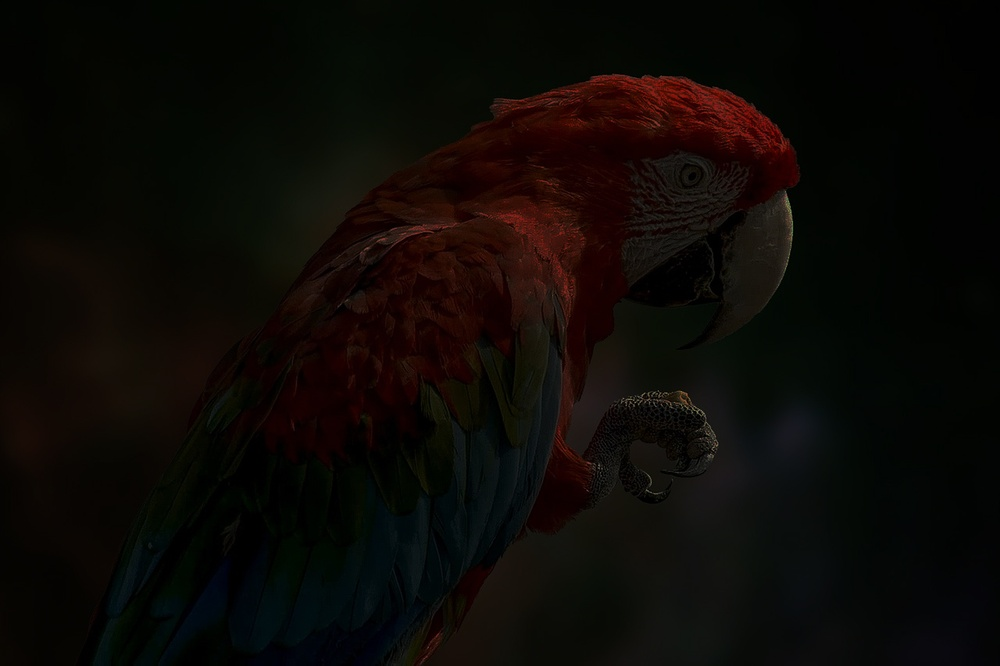
#> input picture parrot.jpg, 1000 x 666 px, shrunk from 1280 x 853 before the run
$ jupyter execute Histogram.ipynb
#> lines starting #> are read from the running program, lines starting #| are printed output that depends on the picture
# Ex. No: 03
## Histogram Equalization Using OpenCV (Grayscale & Color Images)

**Name :** _____C.Shrenidhi______________    **Reg. No : 212223040196**    **Slot No :** ______ 26OD2199_____________

### Write a Python program using OpenCV to perform histogram equalization on the given grayscale image **"parrot.jpg"**.

The program should:

- Import the required libraries (**OpenCV, NumPy, Matplotlib**).
- Read the image **"parrot.jpg"** in **grayscale** format.
- Display the grayscale image and plot its histogram.
- Perform **histogram equalization** on the grayscale image using `cv2.equalizeHist()` to enhance its contrast.
- Using Matplotlib, display the following in a **2 × 2 grid layout**:
  - Original Grayscale Image
  - Histogram of Original Image
  - Enhanced (Equalized) Image
  - Histogram of Enhanced Image

[cell 1]
# Import required libraries
import cv2
import numpy as np
import matplotlib.pyplot as plt

[cell 2]
# Read the image in grayscale format
img = cv2.imread("parrot.jpg", cv2.IMREAD_GRAYSCALE)
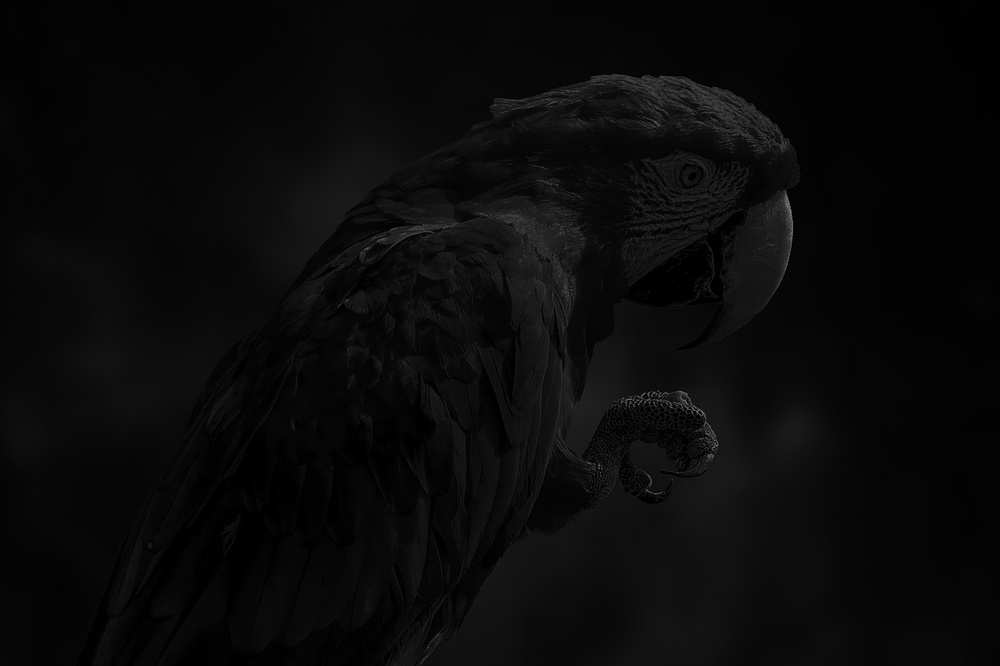
#> img: shape (666, 1000); min 0, max 144, mean 9.7

[cell 3]
# Display the grayscale image.

plt.imshow(img, cmap='gray')
plt.title("Original Grayscale Image")
plt.axis("off")
plt.show()

[cell 4]
# Plot the histogram of the grayscale image

plt.hist(img.ravel(), 256,range=[0, 256])
plt.title("Histogram of Original Image")
plt.xlabel("Pixel Intensity")
plt.ylabel("Frequency")
plt.show()
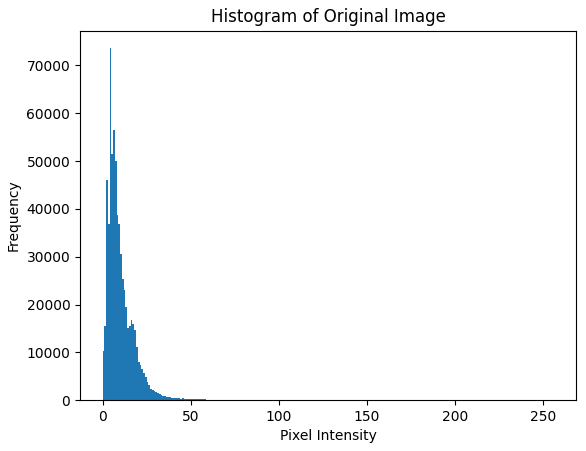
#> figure drawn by matplotlib, 1 panel; tallest bar 73601 high, from x = 4 to 5

[cell 5]
# Perform histogram equalization

equalized = cv2.equalizeHist(img)
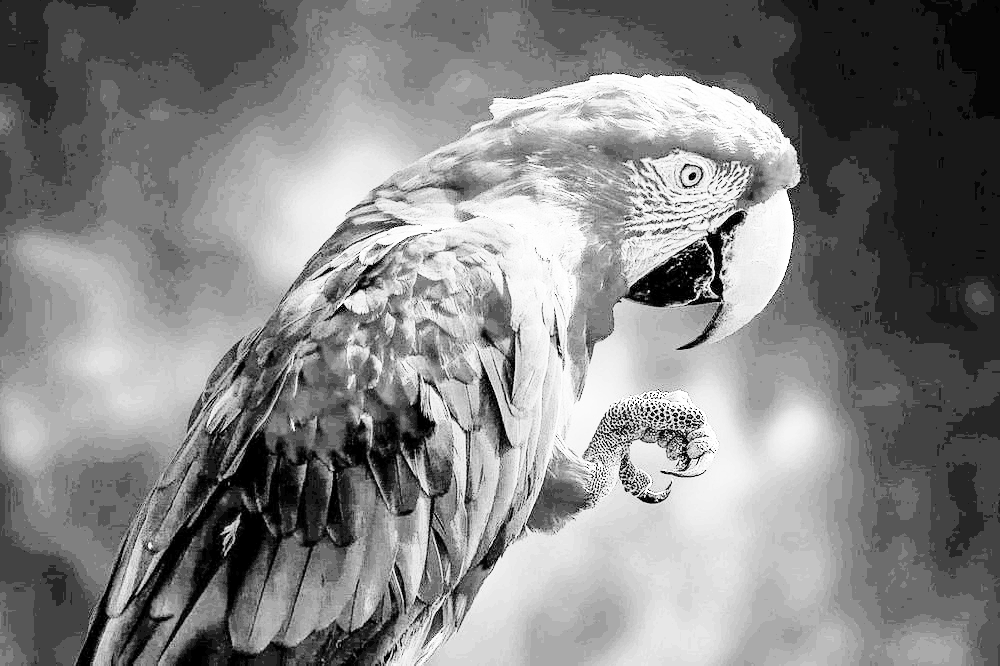
#> equalized: shape (666, 1000); min 0, max 255, mean 132.7

[cell 6]
plt.subplot(2, 2, 3)
plt.imshow(equalized, cmap='gray')
plt.title("Enhanced Equalized Image")
plt.axis("off")

[cell 7]
plt.subplot(2, 2, 4)
plt.hist(equalized.ravel(), 256, [0, 256])
plt.title("Enhanced Image Histogram")
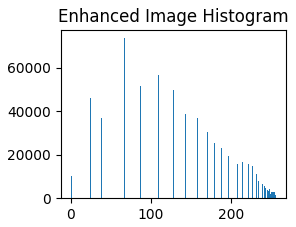
#> figure drawn by matplotlib, 1 panel; tallest bar 73601 high, from x = 67 to 68

[cell 8]
# Display [1] the Original Image (Gray Image) and its Histogram, and [2] the Enhanced Image and its Histogram using a 2×2 layout in Matplotlib.
plt.figure(figsize=(12, 8))

plt.subplot(2, 2, 1)
plt.imshow(img, cmap='gray')
plt.title("Original Grayscale Image")
plt.axis("off")

plt.subplot(2, 2, 2)
plt.hist(img.ravel(), 256, [0, 256])
plt.title("Original Image Histogram")

plt.subplot(2, 2, 3)
plt.imshow(equalized, cmap='gray')
plt.title("Enhanced Equalized Image")
plt.axis("off")

plt.subplot(2, 2, 4)
plt.hist(equalized.ravel(), 256, [0, 256])
plt.title("Enhanced Image Histogram")

plt.tight_layout()
plt.show()
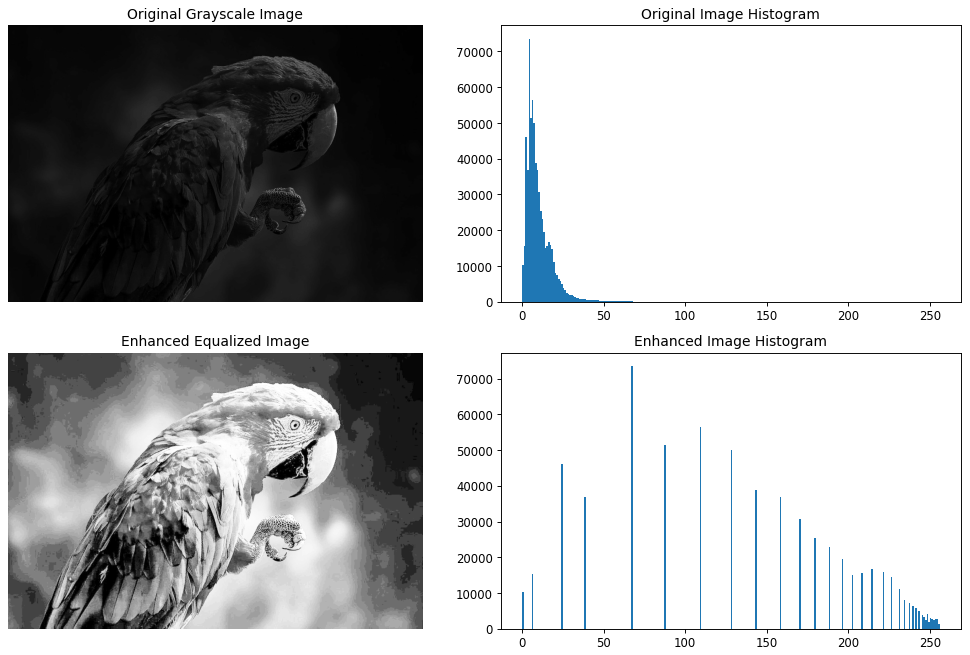
#> figure drawn by matplotlib, 4 panels; panel 2: tallest bar 73601 high, from x = 4 to 5; panel 4: tallest bar 73601 high, from x = 67 to 68

### Write a Python program using OpenCV to perform color image enhancement through histogram equalization in the HSV color space on the given image **"parrot.jpg"**.

The program should:

- Import the required libraries (**OpenCV, NumPy, Matplotlib**).
- Read the color image **"parrot.jpg"**.
- Plot the **histogram of the original color image** (use the **B, G, and R** channels).
- Convert the image from **BGR to HSV** color space.
- Apply **histogram equalization** to one specific channel to improve brightness and contrast using `cv2.equalizeHist()`.
- Convert the enhanced HSV image back to **BGR** format.
- Using Matplotlib, display the following in a **2 × 2 grid layout**:
  - Original Color Image
  - Histogram of Original Image (BGR channels)
  - Enhanced Color Image
  - Histogram of Enhanced Image (BGR channels)

[cell 9]
import cv2
import numpy as np
import matplotlib.pyplot as plt

[cell 10]
# Read the colorgiven parrot.jpg image.

img = cv2.imread("parrot.jpg")
#> img is the input picture: shape (666, 1000, 3); mean B, G, R 5.7, 9.1, 12.4

[cell 11]
# Plot the histogram of colour image
plt.figure(figsize=(8, 5))

colors = ('b', 'g', 'r')

for i, color in enumerate(colors):
    hist = cv2.calcHist([img], [i], None, [256], [0, 256])
    plt.plot(hist, color=color)

plt.title("Original Color Image Histogram")
plt.xlabel("Pixel Intensity")
plt.ylabel("Frequency")
plt.show()
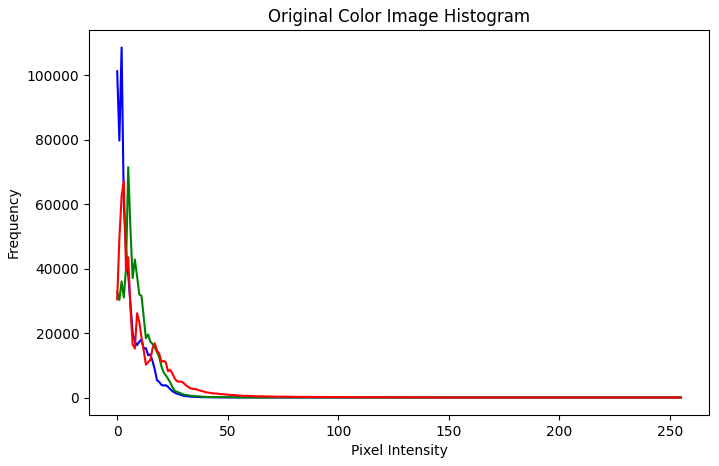
#> figure drawn by matplotlib, 1 panel; curve peaks at x = 2, y = 108608; curve peaks at x = 5, y = 71472; curve peaks at x = 3, y = 67111

[cell 12]
# Convert to HSV.
hsv = cv2.cvtColor(img, cv2.COLOR_BGR2HSV)
#> hsv: shape (666, 1000, 3); mean H, S, V 41.7, 165.8, 14.5

[cell 13]
# Perform histogram equalization


hsv[:, :, 2] = cv2.equalizeHist(hsv[:, :, 2])
#> hsv: shape (666, 1000, 3); mean H, S, V 41.7, 165.8, 131.2

[cell 14]
# Convert back to BGR format
enhanced = cv2.cvtColor(hsv, cv2.COLOR_HSV2BGR)
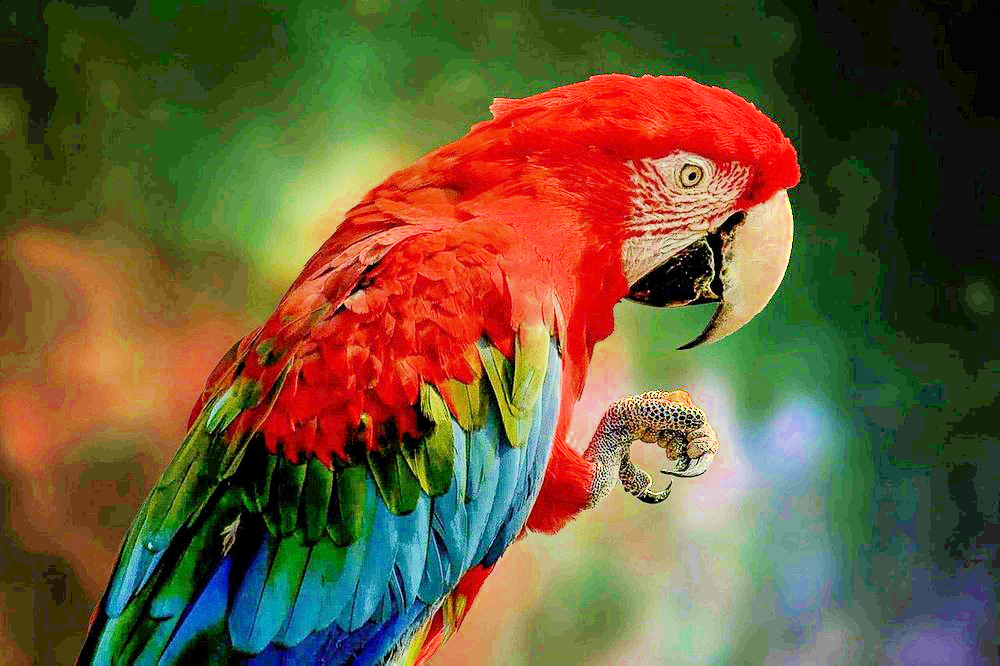
#> enhanced: shape (666, 1000, 3); mean B, G, R 55.7, 90.4, 106.6

[cell 15]
plt.subplot(2, 2, 3)
plt.imshow(cv2.cvtColor(enhanced, cv2.COLOR_BGR2RGB))
plt.title("Enhanced Color Image")
plt.axis("off")
#> Out = (-0.5, 999.5, 665.5, -0.5)

[cell 16]
plt.subplot(2, 2, 4)

for i, color in enumerate(('b', 'g', 'r')):
    hist = cv2.calcHist([enhanced], [i], None, [256], [0, 256])
    plt.plot(hist, color=color)

plt.title("Enhanced Image Histogram")
plt.xlabel("Pixel Intensity")
plt.ylabel("Frequency")

plt.tight_layout()
plt.show()
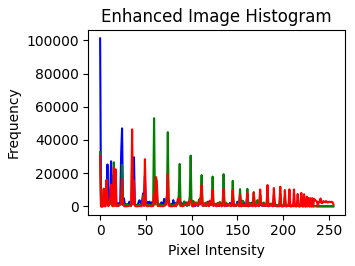
#> figure drawn by matplotlib, 1 panel; curve peaks at x = 0, y = 101252; curve peaks at x = 59, y = 53145; curve peaks at x = 35, y = 46424

[cell 17]
# Display
plt.figure(figsize=(12, 8))

plt.subplot(2, 2, 1)
plt.imshow(cv2.cvtColor(img, cv2.COLOR_BGR2RGB))
plt.title("Original Color Image")
plt.axis("off")

plt.subplot(2, 2, 2)

for i, color in enumerate(('b', 'g', 'r')):
    hist = cv2.calcHist([img], [i], None, [256], [0, 256])
    plt.plot(hist, color=color)

plt.title("Original Image Histogram")
plt.xlabel("Pixel Intensity")
plt.ylabel("Frequency")

plt.subplot(2, 2, 3)
plt.imshow(cv2.cvtColor(enhanced, cv2.COLOR_BGR2RGB))
plt.title("Enhanced Color Image")
plt.axis("off")

plt.subplot(2, 2, 4)

for i, color in enumerate(('b', 'g', 'r')):
    hist = cv2.calcHist([enhanced], [i], None, [256], [0, 256])
    plt.plot(hist, color=color)

plt.title("Enhanced Image Histogram")
plt.xlabel("Pixel Intensity")
plt.ylabel("Frequency")

plt.tight_layout()
plt.show()
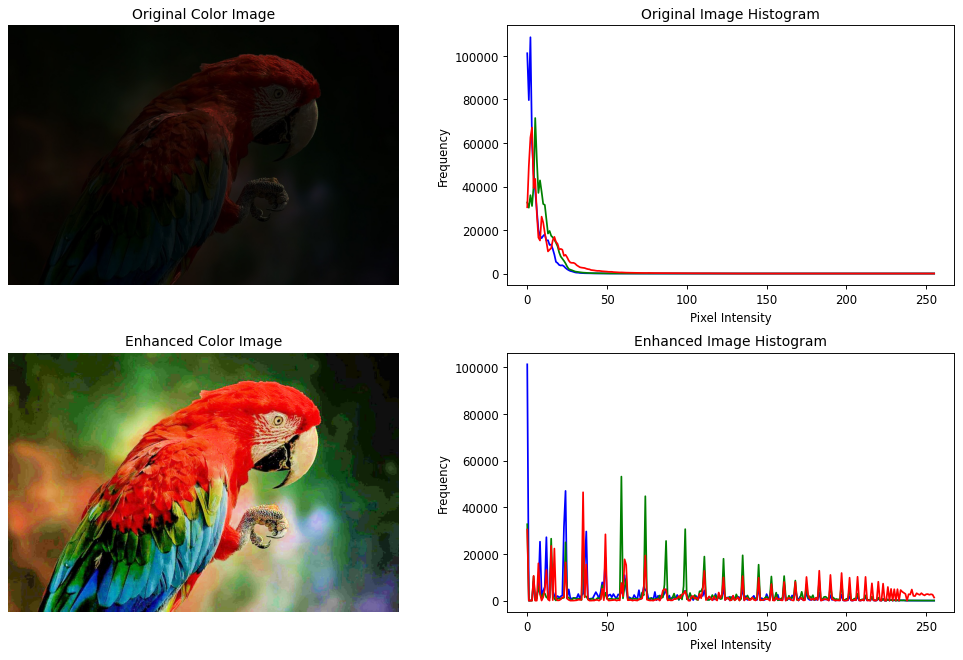
#> figure drawn by matplotlib, 4 panels; panel 2: curve peaks at x = 2, y = 108608; panel 2: curve peaks at x = 5, y = 71472; panel 2: curve peaks at x = 3, y = 67111; panel 4: curve peaks at x = 0, y = 101252
